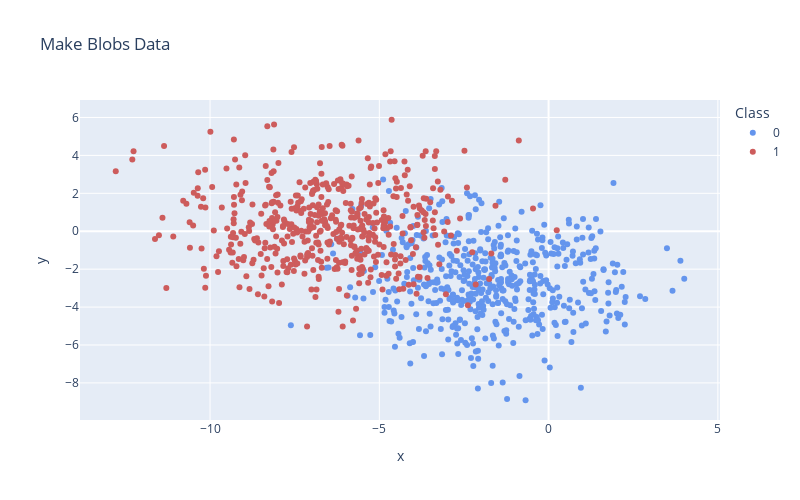

Here is the notebook cell this chart was saved with:
### Code cell
# Ploting the data
px.scatter(x=dfb.X1, y=dfb.X2, color=dfb.Class.astype('str'), 
           color_discrete_map={'0':'cornflowerblue', '1':'indianred'},  
           labels={'color': 'Class'}, title="Make Blobs Data", 
           width=800, height=500)

### Figure 1 — Plotly figure (JSON) as saved in the notebook; plotly's stock layout.template omitted (floating-point values rounded to 4 significant figures; data arrays with more than 128 entries replaced by an {"elided": "..."} marker saying what was removed)
{"data": [{"hovertemplate": "Class=0<br>x=%{x}<br>y=%{y}<extra></extra>", "legendgroup": "0", "marker": {"color": "cornflowerblue", "symbol": "circle"}, "mode": "markers", "name": "0", "orientation": "v", "showlegend": true, "type": "scatter", "x": {"elided": "500 float values"}, "xaxis": "x", "y": {"elided": "500 float values"}, "yaxis": "y"}, {"hovertemplate": "Class=1<br>x=%{x}<br>y=%{y}<extra></extra>", "legendgroup": "1", "marker": {"color": "indianred", "symbol": "circle"}, "mode": "markers", "name": "1", "orientation": "v", "showlegend": true, "type": "scatter", "x": {"elided": "500 float values"}, "xaxis": "x", "y": {"elided": "500 float values"}, "yaxis": "y"}], "layout": {"height": 500, "legend": {"title": {"text": "Class"}, "tracegroupgap": 0}, "title": {"text": "Make Blobs Data"}, "width": 800, "xaxis": {"anchor": "y", "domain": [0, 1], "title": {"text": "x"}}, "yaxis": {"anchor": "x", "domain": [0, 1], "title": {"text": "y"}}}}
